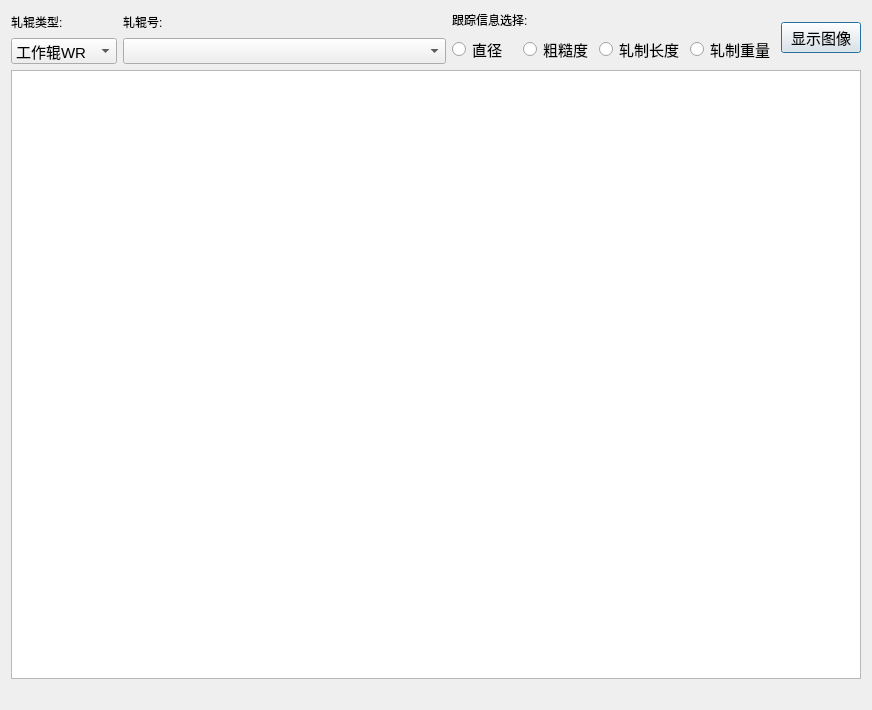
<?xml version="1.0" encoding="UTF-8"?>
<ui version="4.0">
 <class>Dialog_2</class>
 <widget class="QDialog" name="Dialog_2">
  <property name="geometry">
   <rect>
    <x>0</x>
    <y>0</y>
    <width>872</width>
    <height>710</height>
   </rect>
  </property>
  <property name="minimumSize">
   <size>
    <width>872</width>
    <height>710</height>
   </size>
  </property>
  <property name="windowTitle">
   <string>轧辊信息跟踪</string>
  </property>
  <layout class="QGridLayout" name="gridLayout">
   <item row="0" column="0">
    <layout class="QVBoxLayout" name="verticalLayout_6">
     <item>
      <layout class="QHBoxLayout" name="horizontalLayout_4" stretch="1,4,4,0">
       <item>
        <layout class="QVBoxLayout" name="verticalLayout_3">
         <item>
          <widget class="QLabel" name="label">
           <property name="text">
            <string>轧辊类型:</string>
           </property>
          </widget>
         </item>
         <item>
          <widget class="QComboBox" name="comboBox_leixing">
           <property name="font">
            <font>
             <pointsize>11</pointsize>
            </font>
           </property>
           <item>
            <property name="text">
             <string>工作辊WR</string>
            </property>
           </item>
           <item>
            <property name="text">
             <string>中间辊IMR</string>
            </property>
           </item>
           <item>
            <property name="text">
             <string>支撑辊BUR</string>
            </property>
           </item>
          </widget>
         </item>
        </layout>
       </item>
       <item>
        <layout class="QVBoxLayout" name="verticalLayout_4">
         <item>
          <widget class="QLabel" name="label_2">
           <property name="text">
            <string>轧辊号:</string>
           </property>
          </widget>
         </item>
         <item>
          <widget class="QComboBox" name="comboBox_gunhao">
           <property name="font">
            <font>
             <pointsize>11</pointsize>
            </font>
           </property>
          </widget>
         </item>
        </layout>
       </item>
       <item>
        <layout class="QVBoxLayout" name="verticalLayout_5">
         <item>
          <widget class="QLabel" name="label_3">
           <property name="text">
            <string>跟踪信息选择:</string>
           </property>
          </widget>
         </item>
         <item>
          <layout class="QHBoxLayout" name="horizontalLayout">
           <item>
            <widget class="QRadioButton" name="radioButton_D">
             <property name="font">
              <font>
               <pointsize>11</pointsize>
              </font>
             </property>
             <property name="text">
              <string>直径</string>
             </property>
            </widget>
           </item>
           <item>
            <widget class="QRadioButton" name="radioButton_Ra">
             <property name="font">
              <font>
               <pointsize>11</pointsize>
              </font>
             </property>
             <property name="text">
              <string>粗糙度</string>
             </property>
            </widget>
           </item>
           <item>
            <widget class="QRadioButton" name="radioButton_Length">
             <property name="font">
              <font>
               <pointsize>11</pointsize>
              </font>
             </property>
             <property name="text">
              <string>轧制长度</string>
             </property>
            </widget>
           </item>
           <item>
            <widget class="QRadioButton" name="radioButton_Weight">
             <property name="font">
              <font>
               <pointsize>11</pointsize>
              </font>
             </property>
             <property name="text">
              <string>轧制重量</string>
             </property>
            </widget>
           </item>
          </layout>
         </item>
        </layout>
       </item>
       <item>
        <layout class="QVBoxLayout" name="verticalLayout_7">
         <item>
          <widget class="QPushButton" name="pushButton_show">
           <property name="font">
            <font>
             <pointsize>11</pointsize>
            </font>
           </property>
           <property name="text">
            <string>显示图像</string>
           </property>
          </widget>
         </item>
        </layout>
       </item>
      </layout>
     </item>
     <item>
      <layout class="QVBoxLayout" name="verticalLayout_2">
       <item>
        <layout class="QHBoxLayout" name="horizontalLayout_pic">
         <item>
          <widget class="QTextEdit" name="textEdit"/>
         </item>
        </layout>
       </item>
       <item>
        <layout class="QHBoxLayout" name="horizontalLayout_3">
         <item>
          <spacer name="horizontalSpacer">
           <property name="orientation">
            <enum>Qt::Horizontal</enum>
           </property>
           <property name="sizeHint" stdset="0">
            <size>
             <width>40</width>
             <height>20</height>
            </size>
           </property>
          </spacer>
         </item>
         <item>
          <layout class="QVBoxLayout" name="verticalLayout_bar"/>
         </item>
         <item>
          <spacer name="horizontalSpacer_2">
           <property name="orientation">
            <enum>Qt::Horizontal</enum>
           </property>
           <property name="sizeHint" stdset="0">
            <size>
             <width>40</width>
             <height>20</height>
            </size>
           </property>
          </spacer>
         </item>
        </layout>
       </item>
      </layout>
     </item>
    </layout>
   </item>
  </layout>
 </widget>
 <resources/>
 <connections/>
</ui>
